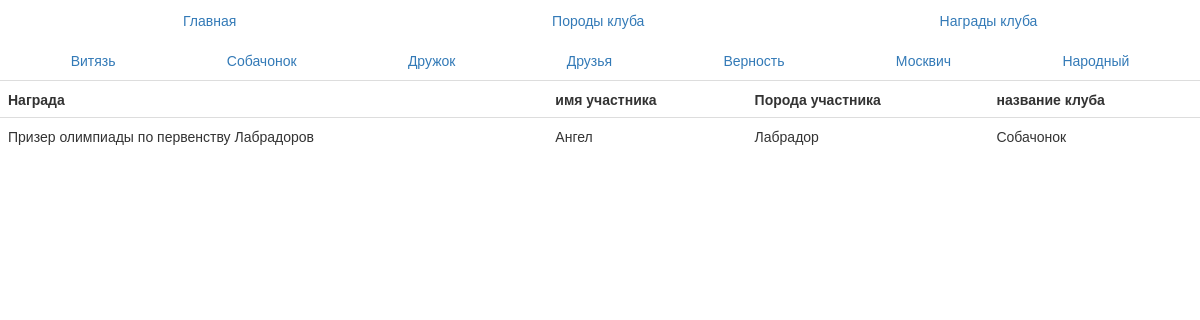
/Test/Club_Awards_Sobachonok.php, run on the app's committed database.
### tables this page shows
CREATE TABLE `dogsparticipants` (
  `id` int(10) UNSIGNED NOT NULL COMMENT 'Индекс',
  `Host_id` int(10) UNSIGNED NOT NULL COMMENT 'Хозяин',
  `Club_id` int(10) UNSIGNED DEFAULT NULL COMMENT 'Клуб',
  `id_Pedigree` int(10) UNSIGNED DEFAULT NULL COMMENT 'Родословная ',
  `Nickname` varchar(255) NOT NULL COMMENT 'Кличка',
  `Breed` varchar(255) NOT NULL COMMENT 'Порода',
  `Old` int(20) UNSIGNED NOT NULL COMMENT 'Возраст',
  `Exhibition` int(11) NOT NULL COMMENT 'Выставка',
  `Awards` varchar(255) DEFAULT NULL COMMENT 'Награды собаки'
);

CREATE TABLE `club` (
  `id` int(10) UNSIGNED NOT NULL,
  `Name_club` varchar(255) NOT NULL,
  `Numbers` mediumint(8) UNSIGNED NOT NULL
);

### Test/Club_Awards_Sobachonok.php (the view, shortened to what this page needs)
<!DOCTYPE html>
<html>
<head>
    <link rel="stylesheet" href="1.css">
    <link rel="stylesheet" href="https://maxcdn.bootstrapcdn.com/bootstrap/3.3.6/css/bootstrap.min.css">
</head>
<body>
<div class="container-fluid">
    <ul class="nav nav-justified">
        <li><a href="index.html">Главная</a></li>
        <li><a href="Breed_club.php">Породы клуба</a></li>
        <li><a href="Club_Awards.php">Награды клуба</a></li>
    </ul>
</div>
<header class="container-fluid">
    <ul class="nav nav-justified">
        <li><a href="Club_Awards_Vityaz.php">Витязь</a></li>
        <li><a href="Club_Awards_Sobachonok.php">Собачонок</a></li>
        <li><a href="Club_Awards_Friend.php">Дружок</a></li>
        <li><a href="Club_Awards_Friends.php"> Друзья</a></li>
        <li><a href="Club_Awards_Fidelity.php"> Верность</a></li>
        <li><a href="Club_Awards_Moscow.php"> Москвич</a></li>
        <li><a href="Club_Awards_people.php"> Народный</a></li>
    </ul>
</header>
<?php
$settings = [
    'host' => 'localhost',
    'user' => 'root',
    'password' => '',
    'db_name' =>'coursework'
];
$link = mysqli_connect($settings['host'],$settings['user'],$settings['password'],$settings['db_name']);
mysqli_set_charset ($link , 'utf8');
$query = "SELECT dogsparticipants.Awards, dogsparticipants.Nickname, dogsparticipants.Breed, club.Name_club FROM dogsparticipants INNER JOIN club ON club.id = dogsparticipants.Club_id AND club.Name_club = \"Собачонок\" AND dogsparticipants.Awards IS NOT NULL";
$result = mysqli_query($link, $query) or die("Ошибка".mysqli_error($link));
if($res === false)
{
    echo mysqli_error($link);
}
else
{
    $rows = mysqli_num_rows($result);
    echo "<table class=\"table\"><tr><th>Награда</th><th>имя участника</th><th>Порода участника</th><th>название клуба</th></tr>";
    for($i = 0; $i < $rows ; ++$i)
    {
        $row = mysqli_fetch_row($result);
        echo "<tr>";
        for ($j = 0 ; $j < 4 ; ++$j) echo "<td>$row[$j]</td>";
        echo "</tr>";
    }
    echo "</table>";
}
?>
</body>
</html>

### Test/1.css (style rules this page uses)
body { font-family: 'Roboto', sans-serif; font-weight: 300; background-color: #c4d0ff; height: 100vh; }
header { padding: 0px 0; }

### data on the page
dogsparticipants: Awards "Призер олимпиады по первенству Лабрадоров", Nickname "Ангел", Breed "Лабрадор", Club.Name_club "Собачонок"
